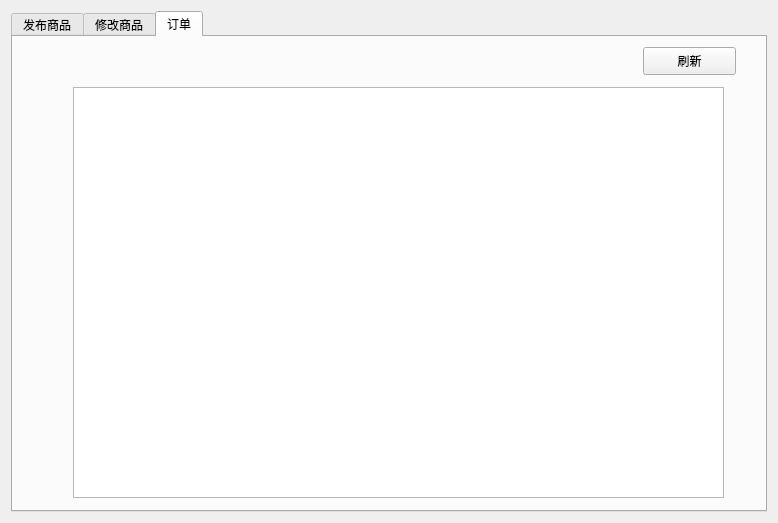
<?xml version="1.0" encoding="UTF-8"?>
<ui version="4.0">
 <class>SellerWidget</class>
 <widget class="QWidget" name="SellerWidget">
  <property name="geometry">
   <rect>
    <x>0</x>
    <y>0</y>
    <width>778</width>
    <height>523</height>
   </rect>
  </property>
  <property name="minimumSize">
   <size>
    <width>778</width>
    <height>523</height>
   </size>
  </property>
  <property name="maximumSize">
   <size>
    <width>778</width>
    <height>523</height>
   </size>
  </property>
  <property name="windowTitle">
   <string>Form</string>
  </property>
  <layout class="QHBoxLayout" name="horizontalLayout">
   <item>
    <widget class="QTabWidget" name="tabWidget">
     <property name="currentIndex">
      <number>2</number>
     </property>
     <widget class="QWidget" name="tab_modity_release">
      <attribute name="title">
       <string>发布商品</string>
      </attribute>
      <widget class="QTableWidget" name="tableWidget_modity">
       <property name="geometry">
        <rect>
         <x>380</x>
         <y>90</y>
         <width>331</width>
         <height>251</height>
        </rect>
       </property>
      </widget>
      <widget class="QWidget" name="widget" native="true">
       <property name="geometry">
        <rect>
         <x>20</x>
         <y>90</y>
         <width>315</width>
         <height>251</height>
        </rect>
       </property>
       <layout class="QGridLayout" name="gridLayout">
        <item row="3" column="3">
         <widget class="QLineEdit" name="lineEdit_moditynumber"/>
        </item>
        <item row="4" column="3">
         <widget class="QLineEdit" name="lineEdit_moditydescprition"/>
        </item>
        <item row="3" column="1">
         <widget class="QLabel" name="label_3">
          <property name="text">
           <string>请输入商品数量：</string>
          </property>
         </widget>
        </item>
        <item row="0" column="4">
         <spacer name="horizontalSpacer_2">
          <property name="orientation">
           <enum>Qt::Horizontal</enum>
          </property>
          <property name="sizeHint" stdset="0">
           <size>
            <width>40</width>
            <height>20</height>
           </size>
          </property>
         </spacer>
        </item>
        <item row="4" column="1">
         <widget class="QLabel" name="label_4">
          <property name="text">
           <string>请输入商品描述：</string>
          </property>
         </widget>
        </item>
        <item row="0" column="3">
         <widget class="QLineEdit" name="lineEdit_modityname"/>
        </item>
        <item row="0" column="0">
         <spacer name="horizontalSpacer">
          <property name="orientation">
           <enum>Qt::Horizontal</enum>
          </property>
          <property name="sizeHint" stdset="0">
           <size>
            <width>40</width>
            <height>20</height>
           </size>
          </property>
         </spacer>
        </item>
        <item row="0" column="1">
         <widget class="QLabel" name="label">
          <property name="text">
           <string>请输入商品名称：</string>
          </property>
         </widget>
        </item>
        <item row="2" column="1">
         <widget class="QLabel" name="label_2">
          <property name="text">
           <string>请输入商品价格：</string>
          </property>
         </widget>
        </item>
        <item row="2" column="3">
         <widget class="QLineEdit" name="lineEdit_modityprice"/>
        </item>
        <item row="0" column="2">
         <spacer name="horizontalSpacer_3">
          <property name="orientation">
           <enum>Qt::Horizontal</enum>
          </property>
          <property name="sizeHint" stdset="0">
           <size>
            <width>40</width>
            <height>20</height>
           </size>
          </property>
         </spacer>
        </item>
       </layout>
      </widget>
      <widget class="QPushButton" name="btn_release1">
       <property name="geometry">
        <rect>
         <x>130</x>
         <y>360</y>
         <width>93</width>
         <height>28</height>
        </rect>
       </property>
       <property name="text">
        <string>预发布</string>
       </property>
      </widget>
      <widget class="QPushButton" name="btn_release">
       <property name="geometry">
        <rect>
         <x>500</x>
         <y>360</y>
         <width>93</width>
         <height>28</height>
        </rect>
       </property>
       <property name="text">
        <string>发布</string>
       </property>
      </widget>
      <widget class="QLabel" name="label_5">
       <property name="geometry">
        <rect>
         <x>380</x>
         <y>60</y>
         <width>151</width>
         <height>16</height>
        </rect>
       </property>
       <property name="text">
        <string>请确认您的商品信息</string>
       </property>
      </widget>
      <widget class="QLabel" name="label_6">
       <property name="geometry">
        <rect>
         <x>30</x>
         <y>60</y>
         <width>181</width>
         <height>16</height>
        </rect>
       </property>
       <property name="text">
        <string>请输入您要发布的商品信息</string>
       </property>
      </widget>
     </widget>
     <widget class="QWidget" name="tab_modity_view">
      <attribute name="title">
       <string>修改商品</string>
      </attribute>
      <widget class="QTableWidget" name="tableWidget_all_modity">
       <property name="geometry">
        <rect>
         <x>310</x>
         <y>50</y>
         <width>421</width>
         <height>411</height>
        </rect>
       </property>
      </widget>
      <widget class="QPushButton" name="btn_deletemodity">
       <property name="geometry">
        <rect>
         <x>40</x>
         <y>30</y>
         <width>93</width>
         <height>28</height>
        </rect>
       </property>
       <property name="text">
        <string>下架</string>
       </property>
      </widget>
      <widget class="QWidget" name="widget_5" native="true">
       <property name="geometry">
        <rect>
         <x>20</x>
         <y>60</y>
         <width>271</width>
         <height>151</height>
        </rect>
       </property>
       <layout class="QHBoxLayout" name="horizontalLayout_2">
        <item>
         <widget class="QWidget" name="widget_2" native="true">
          <layout class="QVBoxLayout" name="verticalLayout">
           <item>
            <widget class="QRadioButton" name="rbtn_name">
             <property name="text">
              <string>商品名称</string>
             </property>
             <property name="checked">
              <bool>false</bool>
             </property>
            </widget>
           </item>
           <item>
            <widget class="QRadioButton" name="rbtn_price">
             <property name="text">
              <string>价格</string>
             </property>
            </widget>
           </item>
           <item>
            <widget class="QRadioButton" name="rbtn_description">
             <property name="text">
              <string>描述</string>
             </property>
            </widget>
           </item>
           <item>
            <widget class="QRadioButton" name="rbtn_number">
             <property name="text">
              <string>数量</string>
             </property>
            </widget>
           </item>
          </layout>
         </widget>
        </item>
        <item>
         <widget class="QWidget" name="widget_3" native="true">
          <layout class="QVBoxLayout" name="verticalLayout_3">
           <item>
            <widget class="QLineEdit" name="line_name"/>
           </item>
           <item>
            <widget class="QLineEdit" name="line_price"/>
           </item>
           <item>
            <widget class="QLineEdit" name="line_description"/>
           </item>
           <item>
            <widget class="QLineEdit" name="line_number"/>
           </item>
          </layout>
         </widget>
        </item>
       </layout>
      </widget>
      <widget class="QTableWidget" name="tableWidget_modity_revise">
       <property name="geometry">
        <rect>
         <x>20</x>
         <y>270</y>
         <width>256</width>
         <height>192</height>
        </rect>
       </property>
      </widget>
      <widget class="QPushButton" name="btn_revise1">
       <property name="geometry">
        <rect>
         <x>20</x>
         <y>230</y>
         <width>93</width>
         <height>28</height>
        </rect>
       </property>
       <property name="text">
        <string>预修改</string>
       </property>
      </widget>
      <widget class="QPushButton" name="btn_revise">
       <property name="geometry">
        <rect>
         <x>160</x>
         <y>230</y>
         <width>93</width>
         <height>28</height>
        </rect>
       </property>
       <property name="text">
        <string>修改</string>
       </property>
      </widget>
      <widget class="QPushButton" name="btn_recovermodity">
       <property name="geometry">
        <rect>
         <x>160</x>
         <y>30</y>
         <width>93</width>
         <height>28</height>
        </rect>
       </property>
       <property name="text">
        <string>上架</string>
       </property>
      </widget>
      <widget class="QPushButton" name="btn_refresh_1">
       <property name="geometry">
        <rect>
         <x>640</x>
         <y>10</y>
         <width>93</width>
         <height>28</height>
        </rect>
       </property>
       <property name="text">
        <string>刷新</string>
       </property>
      </widget>
     </widget>
     <widget class="QWidget" name="tab_order">
      <attribute name="title">
       <string>订单</string>
      </attribute>
      <widget class="QTableWidget" name="tableWidget_order">
       <property name="geometry">
        <rect>
         <x>60</x>
         <y>50</y>
         <width>651</width>
         <height>411</height>
        </rect>
       </property>
      </widget>
      <widget class="QPushButton" name="btn_refresh_2">
       <property name="geometry">
        <rect>
         <x>630</x>
         <y>10</y>
         <width>93</width>
         <height>28</height>
        </rect>
       </property>
       <property name="text">
        <string>刷新</string>
       </property>
      </widget>
     </widget>
    </widget>
   </item>
  </layout>
 </widget>
 <resources/>
 <connections/>
</ui>
